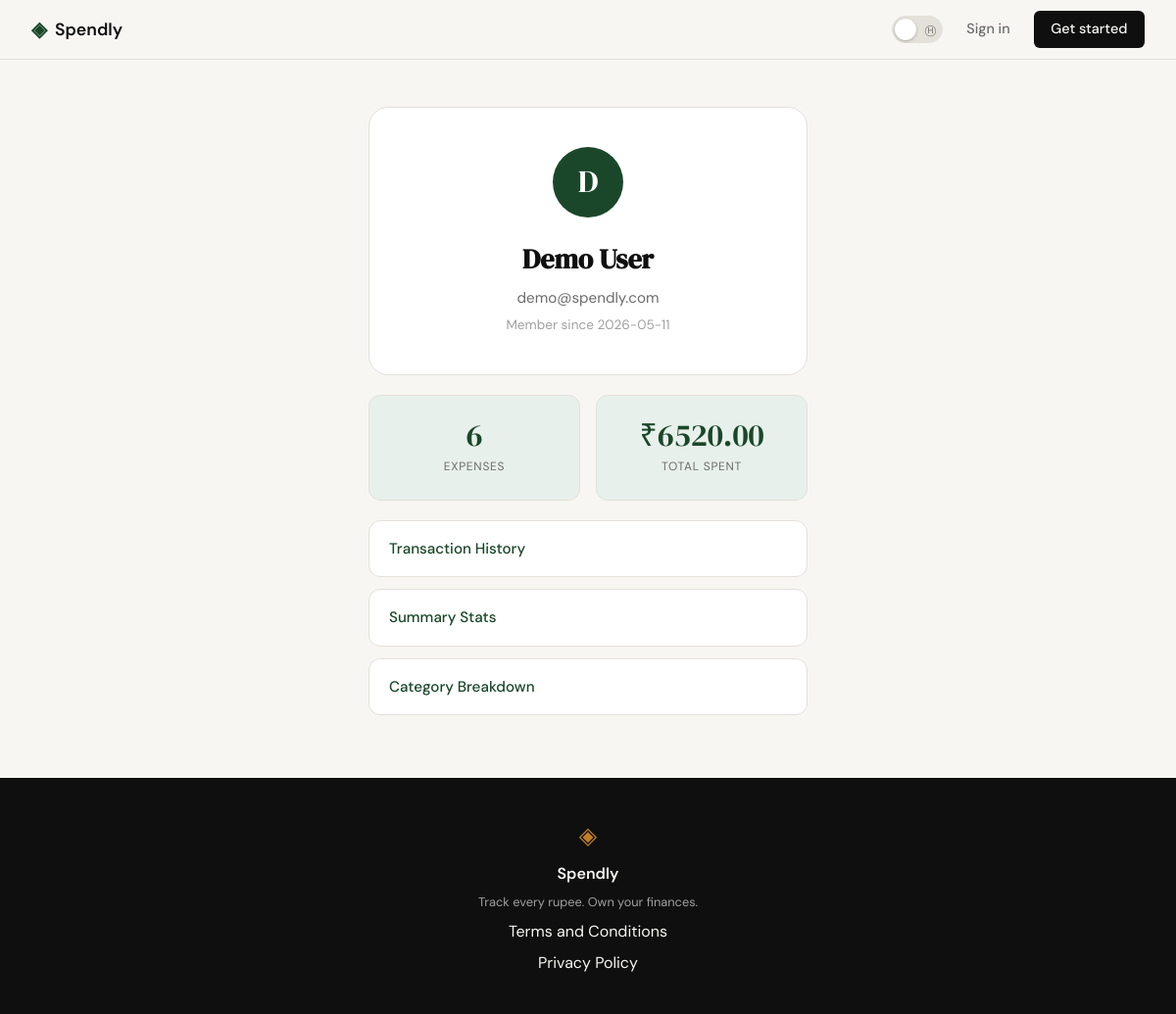
Screenshot of /profile (signed in) with the database file from the repository.
### tables this page shows
CREATE TABLE users (
            id         INTEGER PRIMARY KEY AUTOINCREMENT,
            name       TEXT    NOT NULL,
            email      TEXT    NOT NULL UNIQUE,
            password   TEXT    NOT NULL,
            created_at TIMESTAMP DEFAULT CURRENT_TIMESTAMP,
            updated_at TIMESTAMP DEFAULT CURRENT_TIMESTAMP
        );

### app.py (the view)
@app.route("/profile")
@login_required
def profile():
    conn = get_db()
    try:
        user = conn.execute(
            "SELECT id, name, email, created_at FROM users WHERE id = ?",
            (session["user_id"],)
        ).fetchone()
        stats = conn.execute(
            "SELECT COUNT(*) AS count, COALESCE(SUM(amount), 0) AS total FROM expenses WHERE user_id = ?",
            (session["user_id"],)
        ).fetchone()
    finally:
        conn.close()
    return render_template("profile.html", user=user, stats=stats)

### app.py (called while the page is built)
def login_required(f):
    @wraps(f)
    def decorated(*args, **kwargs):
        if "user_id" not in session:
            flash("Please sign in to continue.", "error")
            return redirect(url_for("login"))
        return f(*args, **kwargs)
    return decorated

### database/db.py (called while the page is built)
def get_db():
    conn = sqlite3.connect(DATABASE)
    conn.row_factory = sqlite3.Row
    conn.execute("PRAGMA foreign_keys = ON")
    return conn

### templates/profile.html (shortened to what this page needs)
{% extends "base.html" %}
{% block head %}
<link rel="stylesheet" href="{{ url_for('static', filename='css/profile.css') }}">
{% endblock %}
{% block content %}
<div class="profile-container">
  <div class="profile-card">
    <div class="profile-avatar">{{ user['name'][0].upper() }}</div>
    <h1 class="profile-name">{{ user['name'] }}</h1>
    <p class="profile-email">{{ user['email'] }}</p>
    <p class="profile-since">Member since {{ user['created_at'][:10] }}</p>
  </div>
  <div class="stats-grid">
    <div class="stat-card">
      <span class="stat-value">{{ stats['count'] }}</span>
      <span class="stat-label">Expenses</span>
    </div>
    <div class="stat-card">
      <span class="stat-value">&#8377;{{ "%.2f"|format(stats['total']) }}</span>
      <span class="stat-label">Total Spent</span>
    </div>
  </div>
  <div class="profile-nav">
    <a href="{{ url_for('transaction_history') }}" class="profile-nav-link">Transaction History</a>
    <a href="{{ url_for('summary_stats') }}" class="profile-nav-link">Summary Stats</a>
    <a href="{{ url_for('category_breakdown') }}" class="profile-nav-link">Category Breakdown</a>
  </div>
</div>
{% endblock %}

### static/css/style.css (style rules this page uses)
:root { --ink: #0f0f0f; --ink-soft: #2d2d2d; --ink-muted: #6b6b6b; --ink-faint: #a0a0a0; --paper: #f7f6f3; --paper-warm: #f0ede6; --paper-card: #ffffff; --accent: #1a472a; --accent-light: #e8f0eb; --accent-2: #c17f24; --accent-2-light: #fdf3e3; --danger: #c0392b; --danger-light: #fdecea; --border: #e4e1da; --border-soft: #eeebe4; --font-display: 'DM Serif Display', Georgia, serif; --font-body: 'DM Sans', system-ui, sans-serif; --max-width: 1200px; --auth-width: 440px; --radius-sm: 6px; --radius-md: 12px; --radius-lg: 20px; }
*, *::before, *::after { box-sizing: border-box; margin: 0; padding: 0; }
html { font-size: 16px; scroll-behavior: smooth; }
body { background: var(--paper); color: var(--ink); font-family: var(--font-body); font-size: 1rem; line-height: 1.6; -webkit-font-smoothing: antialiased; }
a { color: inherit; text-decoration: none; }

### static/css/profile.css (style rules this page uses)
.profile-container { max-width: 480px; margin: 0 auto; padding: 3rem 1rem 4rem; }
.profile-card { background: var(--paper-card); border: 1px solid var(--border); border-radius: var(--radius-lg); padding: 2.5rem 2rem; text-align: center; }
.profile-avatar { width: 72px; height: 72px; border-radius: 50%; background: var(--accent); color: var(--paper-card); font-family: var(--font-display); font-size: 2rem; display: flex; align-items: center; justify-content: center; margin: 0 auto 1.25rem; }
.profile-name { font-family: var(--font-display); font-size: 1.75rem; color: var(--ink); margin: 0 0 0.35rem; }
.profile-email { font-size: 0.95rem; color: var(--ink-muted); margin: 0 0 0.25rem; }
.profile-since { font-size: 0.85rem; color: var(--ink-faint); margin: 0; }
.stats-grid { display: grid; grid-template-columns: 1fr 1fr; gap: 1rem; margin-top: 1.25rem; }
.stat-card { background: var(--accent-light); border: 1px solid var(--border); border-radius: var(--radius-md); padding: 1.5rem 1rem; text-align: center; display: flex; flex-direction: column; gap: 0.4rem; }
.stat-value { font-family: var(--font-display); font-size: 2rem; color: var(--accent); line-height: 1; }
.stat-label { font-size: 0.75rem; color: var(--ink-muted); text-transform: uppercase; letter-spacing: 0.06em; }
.profile-nav { display: flex; flex-direction: column; gap: 0.75rem; margin-top: 1.25rem; }
.profile-nav-link { display: block; background: var(--paper-card); border: 1px solid var(--border); border-radius: var(--radius-md); padding: 1rem 1.25rem; color: var(--accent); text-decoration: none; font-size: 0.95rem; font-weight: 500; transition: background 0.15s; }

### rows the page displays
users: name "D", name "Demo User", email "demo@spendly.com", created_at "2026-05-11"

### other values shown
{{ stats['count'] }} "6"
{{ "%.2f"|format(stats['total']) }} "6520.00"
